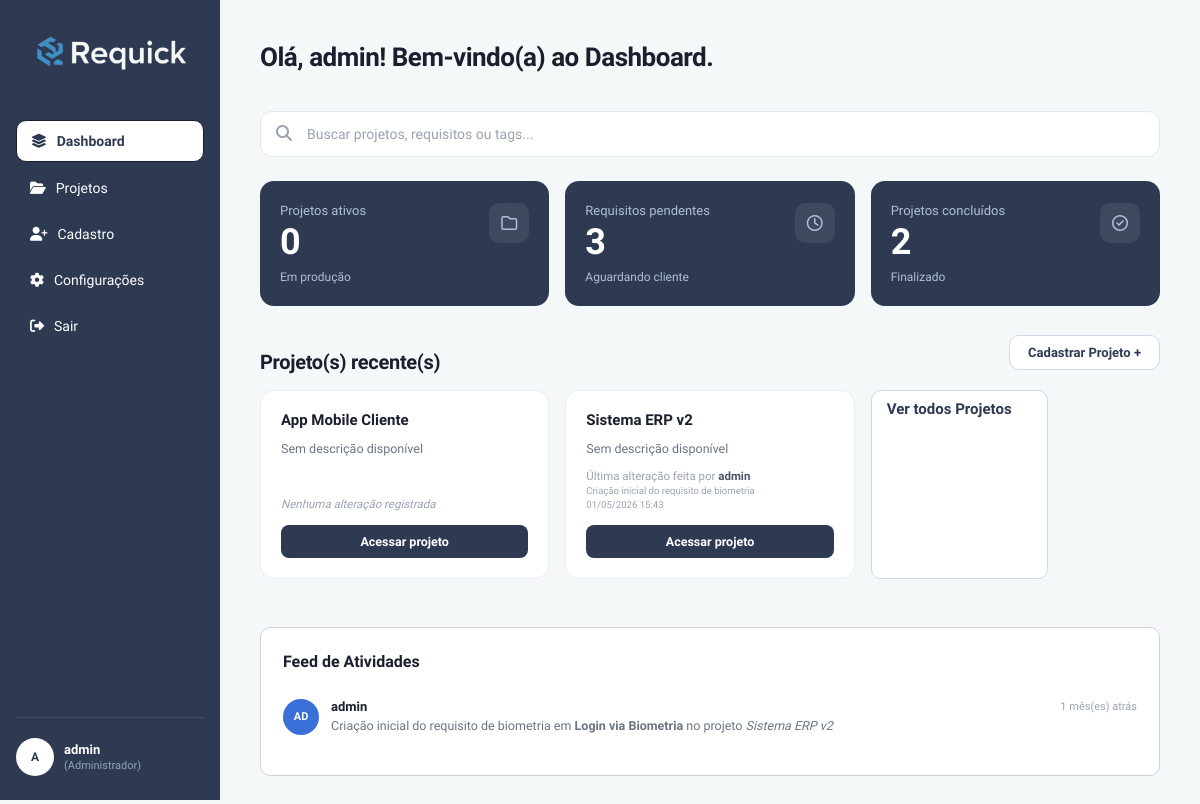
The page /php/dashboard.php (signed in) on the database its author committed.
### tables this page shows
CREATE TABLE `tb_projetos` (
  `id` int(11) NOT NULL,
  `nome_projeto` varchar(150) NOT NULL,
  `data_criacao` date NOT NULL,
  `id_empresa` int(11) DEFAULT NULL,
  `descricao` text DEFAULT NULL,
  `status_projeto` tinyint(1) NOT NULL DEFAULT 0,
  `escopo_inicial` text NOT NULL DEFAULT 'não definido'
);

CREATE TABLE `tb_usuarios` (
  `id` int(11) NOT NULL,
  `nome` varchar(100) NOT NULL,
  `email` varchar(100) NOT NULL,
  `tipo_usuario` varchar(50) DEFAULT NULL,
  `especializacao` varchar(100) DEFAULT NULL,
  `senha` varchar(255) NOT NULL,
  `id_empresa` int(11) DEFAULT NULL,
  `status` enum('ativo','inativo') NOT NULL DEFAULT 'ativo'
);

CREATE TABLE `tb_historico` (
  `id` int(11) NOT NULL,
  `data` datetime DEFAULT current_timestamp(),
  `modificacao` text NOT NULL,
  `autor` int(11) DEFAULT NULL,
  `id_requisito` int(11) DEFAULT NULL
);

CREATE TABLE `tb_requisitos` (
  `id` int(11) NOT NULL,
  `titulo_requisito` varchar(255) NOT NULL,
  `descricao_requisito` text DEFAULT NULL,
  `tipo` enum('Funcional','Nao Funcional') NOT NULL,
  `prioridade` varchar(20) DEFAULT NULL,
  `responsavel` varchar(100) DEFAULT NULL,
  `autor` varchar(100) DEFAULT NULL,
  `data_modificacao` datetime DEFAULT current_timestamp() ON UPDATE current_timestamp(),
  `id_projeto` int(11) DEFAULT NULL,
  `status_req` tinyint(1) NOT NULL
);

### php/projeto_acoes.php (called while the page is built, shortened)
<?php
class Conexao {
    private static $instance;
    public static function getConn(): PDO {
        if (!isset(self::$instance)) {
            self::$instance = new PDO(
                'mysql:host=localhost;dbname=bd_requick;charset=utf8mb4',
                'root',
                '',
                [
                    PDO::ATTR_ERRMODE            => PDO::ERRMODE_EXCEPTION,
                    PDO::ATTR_DEFAULT_FETCH_MODE => PDO::FETCH_ASSOC,
                    PDO::ATTR_EMULATE_PREPARES   => false,
                ]
            );
        }
        return self::$instance;
    }
}
class ProjetoDao {
    private function getIdEmpresaLogado(): int {
        return (int) ($_SESSION['usuario_empresa'] ?? 0);
    }
    public function read(): array {
        $idEmpresa = $this->getIdEmpresaLogado();
        $sql = "
            SELECT
                p.id,
                p.nome_projeto,
                p.descricao,
                p.data_criacao,
                h.modificacao,
                h.data    AS data_modificacao,
                u.nome    AS autor
            FROM tb_projetos p
            LEFT JOIN tb_historico h
                ON h.id = (
                    SELECT h2.id FROM tb_historico h2
                    WHERE h2.id_requisito = p.id
                    ORDER BY h2.data DESC LIMIT 1
                )
            LEFT JOIN tb_usuarios u ON u.id = h.autor
            WHERE p.id_empresa = :idEmpresa
            ORDER BY p.id DESC
            LIMIT 6
        ";
        $stmt = Conexao::getConn()->prepare($sql);
        $stmt->bindValue(':idEmpresa', $idEmpresa, PDO::PARAM_INT);
        $stmt->execute();
        return $stmt->fetchAll(PDO::FETCH_ASSOC);
    }
    public function countStatus(): array {
        $idEmpresa = $this->getIdEmpresaLogado();
        $sql = "
            SELECT
                COUNT(CASE WHEN status_projeto = 1 THEN 1 END) AS ativos,
                COUNT(CASE WHEN status_projeto = 0 THEN 1 END) AS desativados
            FROM tb_projetos
            WHERE id_empresa = :idEmpresa
        ";
        $stmt = Conexao::getConn()->prepare($sql);
        $stmt->bindValue(':idEmpresa', $idEmpresa, PDO::PARAM_INT);
        $stmt->execute();
        return $stmt->fetch(PDO::FETCH_ASSOC) ?: ['ativos' => 0, 'desativados' => 0];
    }
    public function countRequisitos(): array {
        $idEmpresa = $this->getIdEmpresaLogado();
        $sql = "
            SELECT
                COUNT(CASE WHEN r.status_req = 1 THEN 1 END) AS ativos,
                COUNT(CASE WHEN r.status_req = 0 THEN 1 END) AS desativados
            FROM tb_requisitos r
            INNER JOIN tb_projetos p ON p.id = r.id_projeto
            WHERE p.id_empresa = :idEmpresa
        ";
        $stmt = Conexao::getConn()->prepare($sql);
        $stmt->bindValue(':idEmpresa', $idEmpresa, PDO::PARAM_INT);
        $stmt->execute();
        return $stmt->fetch(PDO::FETCH_ASSOC) ?: ['ativos' => 0, 'desativados' => 0];
    }
}

### php/dashboard.php (the view, shortened to what this page needs)
<?php
require_once '../config/conexao.php';
require_once 'projeto_acoes.php';
?>
<!DOCTYPE html>
<html lang="pt-BR">
<head>
    <link rel="stylesheet" href="../css/style.css" />
    <link rel="stylesheet" href="../css/projetos.css" />
    <link rel="stylesheet" href="../css/modal.css">
    <link rel="stylesheet" href="https://cdnjs.cloudflare.com/ajax/libs/font-awesome/6.5.1/css/all.min.css">
</head>
<body>
    <?php
        $projetos = new \php\Projeto();
        $projetoDao = new \php\ProjetoDao($projetos);
    ?>
    <?php $paginaAtiva = 'dashboard'; include 'navbar_lateral.php'; ?>
    <div class="ConteudoPrincipal">
        <header class="CabecalhoPagina">
            <h1 class="TituloBoasVindas">Olá, <?= isset($_SESSION['usuario_nome']) ? htmlspecialchars($_SESSION['usuario_nome']) : 'Visitante' ?>! Bem-vindo(a) ao Dashboard.</h1>
        </header>
        <div class="ContainerBusca">
            <input type="text" class="CampoBusca" placeholder="Buscar projetos, requisitos ou tags..." />
        </div>
        <?php
        $projetos = $projetoDao->countStatus();
        $requisitos = $projetoDao->countRequisitos();
        ?>
        <div class="GradeEstatisticas">
            <div class="CardEstatistica CardEstatisticaEscuro">
                <div class="InfoCard">
                    <p class="LabelCard">Projetos ativos</p>
                    <p class="NumeroCard"><?= $projetos['ativos'] ?></p>
                    <p class="SubtituloCard">Em produção</p>
                </div>
                <div class="IconeCard"><i class="fa-regular fa-folder"></i></div>
            </div>
            <div class="CardEstatistica CardEstatisticaEscuro">
                <div class="InfoCard">
                    <p class="LabelCard">Requisitos pendentes</p>
                    <p class="NumeroCard"><?= $requisitos['desativados'] ?></p>
                    <p class="SubtituloCard">Aguardando cliente</p>
                </div>
                <div class="IconeCard"><i class="fa-regular fa-clock"></i></div>
            </div>
            <div class="CardEstatistica CardEstatisticaEscuro">
                <div class="InfoCard">
                    <p class="LabelCard">Projetos concluídos</p>
                    <p class="NumeroCard"><?= $projetos['desativados'] ?></p>
                    <p class="SubtituloCard">Finalizado</p>
                </div>
                <div class="IconeCard"><i class="fa-regular fa-circle-check"></i></div>
            </div>
        </div>
        <div class="SecaoProjetos">
            <div class="CabecalhoProjetos">
                <h2 class="TituloSecao">Projeto(s) recente(s)</h2>
                <label for="CheckboxModal" class="BotaoCadastrar">Cadastrar Projeto +</label>
            </div>
            <div class="GradeProjetos">
                <?php foreach ($projetoDao->read() as $projeto): ?>
                    <div class="CardProjeto">
                        <h3 class="NomeProjeto">
                            <?= htmlspecialchars($projeto['nome_projeto']) ?>
                        </h3>
                        <p class="DescricaoProjeto">
                            <?= !empty($projeto['descricao'])
                                ? htmlspecialchars($projeto['descricao'])
                                : 'Sem descrição disponível' ?>
                        </p>
                        <p class="AutorAlteracao">
                            <?php if (!empty($projeto['autor'])): ?>
                                Última alteração feita por
                                <strong>
                                    <?= htmlspecialchars($projeto['autor']) ?>
                                </strong>
                                <br>
                                <small>
                                    <?= htmlspecialchars($projeto['modificacao']) ?>
                                </small>
                                <br>
                                <small>
                                    <?= date('d/m/Y H:i', strtotime($projeto['data_modificacao'])) ?>
                                </small>
                            <?php else: ?>
                                <em>Nenhuma alteração registrada</em>
                            <?php endif; ?>
                        </p>
                        <a href="projeto.php?id=<?= $projeto['id'] ?>" class="BotaoAcessar">
                            Acessar projeto
                        </a>
                    </div>
                <?php endforeach; ?>
                <a href="projetos.php" class="BotaoProjetos">Ver todos Projetos</label></a>
            </div>
        </div>
        <div class="FeedAtividades">
            <h2 class="TituloFeed">Feed de Atividades</h2>
            <ul class="ListaAtividades">
                <?php
                if (!function_exists('tempoAtras')) {
                    function tempoAtras($data) {
                        $agora = new DateTime();
                        $dataBanco = new DateTime($data);
                        $diferenca = $agora->diff($dataBanco);
                        if ($diferenca->m > 0) return $diferenca->m . ' mês(es) atrás';
                        return 'agora mesmo';
                    }
                }
                $id_empresa = $_SESSION['usuario_empresa'];
                $sqlFeed = "SELECT
                        h.modificacao,
                        h.data,
                        u.nome AS autor_nome,
                        r.titulo_requisito,
                        p.nome_projeto
                    FROM tb_historico h
                    INNER JOIN tb_usuarios u ON h.autor = u.id
                    INNER JOIN tb_requisitos r ON h.id_requisito = r.id
                    INNER JOIN tb_projetos p ON r.id_projeto = p.id
                    WHERE p.id_empresa = :id_empresa
                    ORDER BY h.data DESC
                    LIMIT 10";
                try {
                    $stmtFeed = $pdo->prepare($sqlFeed);
                    $stmtFeed->execute(['id_empresa' => $id_empresa]);
                    $atividades = $stmtFeed->fetchAll(PDO::FETCH_ASSOC);
                    if (count($atividades) > 0) {
                        foreach ($atividades as $atividade):
                            $partesNome = explode(' ', trim($atividade['autor_nome']));
                            if (count($partesNome) >= 2) {
                                $iniciais = strtoupper(substr($partesNome[0], 0, 1) . substr(end($partesNome), 0, 1));
                            } else {
                                $iniciais = strtoupper(substr($partesNome[0], 0, 2));
                            }
                ?>
                            <li class="ItemAtividade">
                                <div class="AvatarAtividade"><?= htmlspecialchars($iniciais) ?></div>
                                <div class="ConteudoAtividade">
                                    <div class="LinhaAtividade">
                                        <p class="NomeAtividade"><?= htmlspecialchars($atividade['autor_nome']) ?></p>
                                        <p class="TempoAtividade"><?= tempoAtras($atividade['data']) ?></p>
                                    </div>
                                    <p class="TextoAtividade">
                                        <?= htmlspecialchars($atividade['modificacao']) ?> em
                                        <strong><?= htmlspecialchars($atividade['titulo_requisito']) ?></strong>
                                        no projeto <em><?= htmlspecialchars($atividade['nome_projeto']) ?></em>
                                    </p>
                                </div>
                            </li>
                <?php
                        endforeach;
                    } else {
                        echo "<p style='color: #666; font-size: 0.9rem;'>Nenhuma atividade recente encontrada nos projetos da sua empresa.</p>";
                    }
                } catch (PDOException $e) {
                    echo "<p style='color: red;'>Erro ao carregar o feed de atividades: " . htmlspecialchars($e->getMessage()) . "</p>";
                }
                ?>
            </ul>
        </div>
    </div>
</body>
</html>

### rows shown on the page
tb_projetos: nome_projeto "App Mobile Cliente", shows "Sem descrição disponível", shows "Nenhuma alteração registrada"
tb_projetos: nome_projeto "Sistema ERP v2", shows "Sem descrição disponível", tb_usuarios.nome "admin", tb_historico.modificacao "Criação inicial do requisito de biometria", tb_historico.data "01/05/2026 15:43"
tb_historico: autor.nome "AD", autor.nome "admin", data "1 mês(es) atrás", modificacao "Criação inicial do requisito de biometria", id_requisito.titulo_requisito "Login via Biometria", tb_projetos.nome_projeto "Sistema ERP v2"

### other values the page prints
substr($nomeUsuario, 0, 1) "A"
$nomeUsuario "admin"
$tipoUsuario "Administrador"
$_SESSION['usuario_nome'] "admin"
$projetos['ativos'] "0"
$requisitos['desativados'] "3"
$projetos['desativados'] "2"
